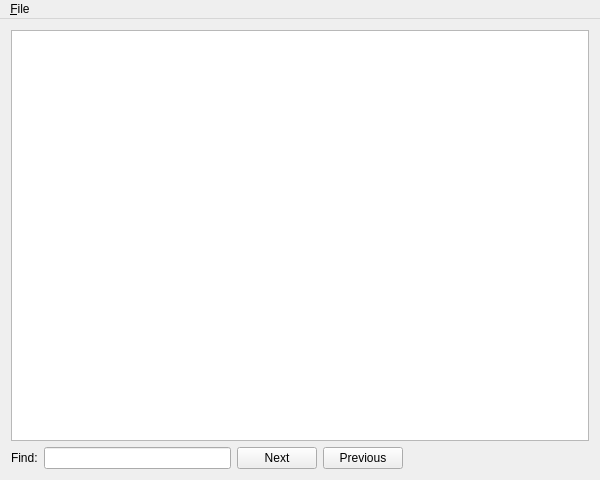
<?xml version="1.0" encoding="UTF-8"?>
<ui version="4.0">
 <class>TextWindowSimple</class>
 <widget class="QMainWindow" name="TextWindowSimple">
  <property name="geometry">
   <rect>
    <x>0</x>
    <y>0</y>
    <width>600</width>
    <height>480</height>
   </rect>
  </property>
  <property name="windowTitle">
   <string>Text Window</string>
  </property>
  <property name="windowIcon">
   <iconset theme="file">
    <normaloff>.</normaloff>.</iconset>
  </property>
  <widget class="QWidget" name="widget">
   <layout class="QVBoxLayout" name="verticalLayout_2">
    <item>
     <layout class="QVBoxLayout" name="mainLayout">
      <item>
       <widget class="QTextBrowser" name="textBrowser"/>
      </item>
      <item>
       <layout class="QHBoxLayout" name="footerLayout">
        <item>
         <widget class="QLabel" name="findLabel">
          <property name="text">
           <string>Find:</string>
          </property>
         </widget>
        </item>
        <item>
         <widget class="QLineEdit" name="findLineEdit"/>
        </item>
        <item>
         <widget class="QPushButton" name="findNextButton">
          <property name="text">
           <string>Next</string>
          </property>
         </widget>
        </item>
        <item>
         <widget class="QPushButton" name="findPrevButton">
          <property name="text">
           <string>Previous</string>
          </property>
         </widget>
        </item>
        <item>
         <spacer name="footerSpacer">
          <property name="orientation">
           <enum>Qt::Horizontal</enum>
          </property>
          <property name="sizeHint" stdset="0">
           <size>
            <width>40</width>
            <height>20</height>
           </size>
          </property>
         </spacer>
        </item>
       </layout>
      </item>
     </layout>
    </item>
   </layout>
  </widget>
  <widget class="QMenuBar" name="menubar">
   <property name="geometry">
    <rect>
     <x>0</x>
     <y>0</y>
     <width>600</width>
     <height>21</height>
    </rect>
   </property>
   <widget class="QMenu" name="filePopup">
    <property name="title">
     <string>&amp;File</string>
    </property>
    <addaction name="saveAction"/>
    <addaction name="printAction"/>
    <addaction name="separator"/>
    <addaction name="exitAction"/>
   </widget>
   <addaction name="filePopup"/>
  </widget>
  <action name="exitAction">
   <property name="text">
    <string>Close</string>
   </property>
   <property name="iconText">
    <string>Close</string>
   </property>
   <property name="toolTip">
    <string>Close the window</string>
   </property>
   <property name="shortcut">
    <string>Ctrl+X</string>
   </property>
  </action>
  <action name="printAction">
   <property name="text">
    <string>Print</string>
   </property>
   <property name="iconText">
    <string>Print</string>
   </property>
   <property name="toolTip">
    <string>Print the contents of the window</string>
   </property>
   <property name="shortcut">
    <string>Ctrl+P</string>
   </property>
  </action>
  <action name="clearAllAction">
   <property name="text">
    <string>Clear all</string>
   </property>
   <property name="iconText">
    <string>Clear all</string>
   </property>
   <property name="toolTip">
    <string>Clear text window contents</string>
   </property>
  </action>
  <action name="saveAction">
   <property name="text">
    <string>Save as...</string>
   </property>
   <property name="iconText">
    <string>Save as...</string>
   </property>
   <property name="toolTip">
    <string>Save contents of text window to file</string>
   </property>
  </action>
 </widget>
 <layoutdefault spacing="6" margin="11"/>
 <pixmapfunction>qPixmapFromMimeSource</pixmapfunction>
 <resources/>
 <connections/>
</ui>
